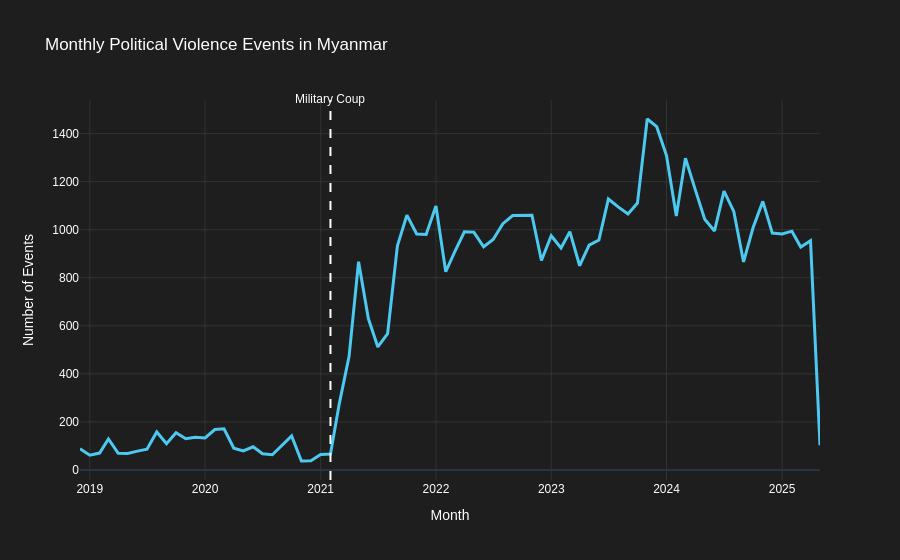

Here is the notebook cell this chart was saved with:
### Markdown cell above
## 1. Change in Event Frequency

Groups the dataset by month to count the number of events and converts the time variable into a usable datetime format.

Plots a line graph to show how event frequency changes over time.

Adds a vertical marker to indicate the February 2021 coup.

Applies a dark theme and formats the axis to show clean yearly intervals.

### Code cell
monthly_events = df.groupby('month').size().reset_index(name='Events')
monthly_events['month'] = pd.to_datetime(monthly_events['month'].astype(str))

fig = px.line(
    monthly_events,
    x='month',
    y='Events',
    title='Monthly Political Violence Events in Myanmar',
    labels={
        'month': 'Month',
        'Events': 'Number of Events'
    }
)

fig.update_traces(
    line=dict(color='#4cc9f0', width=3),
    hovertemplate="<b>%{x|%B %Y}</b><br>Events: %{y}<extra></extra>"
)

fig.update_traces(line=dict(color='#4cc9f0', width=3))

# Coup line
fig.add_shape(
    type="line",
    x0="2021-02-01",
    x1="2021-02-01",
    y0=0,
    y1=1,
    xref="x",
    yref="paper",
    line=dict(color="white", dash="dash", width=2)
)

fig.add_annotation(
    x="2021-02-01",
    y=1,
    xref="x",
    yref="paper",
    text="Military Coup",
    showarrow=False,
    yshift=10,
    font=dict(color="white")
)

# KEY PART — restore clean axis look
fig.update_layout(
    template='plotly_dark',
    plot_bgcolor='#1e1e1e',
    paper_bgcolor='#1e1e1e',
    font=dict(family='Helvetica', color='white'),
    
    xaxis=dict(
        title='Month',
        showgrid=True,
        gridcolor='#333',
        tickformat='%Y',   # ← CLEAN yearly labels
        dtick="M12"        # ← ONE tick per year (fixes clutter)
    ),
    
    yaxis=dict(
        title='Number of Events',
        showgrid=True,
        gridcolor='#333'
    )
)

fig.show()

### Figure 1 — Plotly figure (JSON) as saved in the notebook; plotly's stock layout.template omitted (floating-point values rounded to 4 significant figures)
{"data": [{"hovertemplate": "<b>%{x|%B %Y}</b><br>Events: %{y}<extra></extra>", "legendgroup": "", "line": {"color": "#4cc9f0", "dash": "solid", "width": 3}, "marker": {"symbol": "circle"}, "mode": "lines", "name": "", "orientation": "v", "showlegend": false, "type": "scatter", "x": ["2018-12-01T00:00:00.000000", "2019-01-01T00:00:00.000000", "2019-02-01T00:00:00.000000", "2019-03-01T00:00:00.000000", "2019-04-01T00:00:00.000000", "2019-05-01T00:00:00.000000", "2019-06-01T00:00:00.000000", "2019-07-01T00:00:00.000000", "2019-08-01T00:00:00.000000", "2019-09-01T00:00:00.000000", "2019-10-01T00:00:00.000000", "2019-11-01T00:00:00.000000", "2019-12-01T00:00:00.000000", "2020-01-01T00:00:00.000000", "2020-02-01T00:00:00.000000", "2020-03-01T00:00:00.000000", "2020-04-01T00:00:00.000000", "2020-05-01T00:00:00.000000", "2020-06-01T00:00:00.000000", "2020-07-01T00:00:00.000000", "2020-08-01T00:00:00.000000", "2020-09-01T00:00:00.000000", "2020-10-01T00:00:00.000000", "2020-11-01T00:00:00.000000", "2020-12-01T00:00:00.000000", "2021-01-01T00:00:00.000000", "2021-02-01T00:00:00.000000", "2021-03-01T00:00:00.000000", "2021-04-01T00:00:00.000000", "2021-05-01T00:00:00.000000", "2021-06-01T00:00:00.000000", "2021-07-01T00:00:00.000000", "2021-08-01T00:00:00.000000", "2021-09-01T00:00:00.000000", "2021-10-01T00:00:00.000000", "2021-11-01T00:00:00.000000", "2021-12-01T00:00:00.000000", "2022-01-01T00:00:00.000000", "2022-02-01T00:00:00.000000", "2022-03-01T00:00:00.000000", "2022-04-01T00:00:00.000000", "2022-05-01T00:00:00.000000", "2022-06-01T00:00:00.000000", "2022-07-01T00:00:00.000000", "2022-08-01T00:00:00.000000", "2022-09-01T00:00:00.000000", "2022-10-01T00:00:00.000000", "2022-11-01T00:00:00.000000", "2022-12-01T00:00:00.000000", "2023-01-01T00:00:00.000000", "2023-02-01T00:00:00.000000", "2023-03-01T00:00:00.000000", "2023-04-01T00:00:00.000000", "2023-05-01T00:00:00.000000", "2023-06-01T00:00:00.000000", "2023-07-01T00:00:00.000000", "2023-08-01T00:00:00.000000", "2023-09-01T00:00:00.000000", "2023-10-01T00:00:00.000000", "2023-11-01T00:00:00.000000", "2023-12-01T00:00:00.000000", "2024-01-01T00:00:00.000000", "2024-02-01T00:00:00.000000", "2024-03-01T00:00:00.000000", "2024-04-01T00:00:00.000000", "2024-05-01T00:00:00.000000", "2024-06-01T00:00:00.000000", "2024-07-01T00:00:00.000000", "2024-08-01T00:00:00.000000", "2024-09-01T00:00:00.000000", "2024-10-01T00:00:00.000000", "2024-11-01T00:00:00.000000", "2024-12-01T00:00:00.000000", "2025-01-01T00:00:00.000000", "2025-02-01T00:00:00.000000", "2025-03-01T00:00:00.000000", "2025-04-01T00:00:00.000000", "2025-05-01T00:00:00.000000"], "xaxis": "x", "y": [88, 61, 70, 129, 69, 68, 78, 86, 158, 109, 155, 130, 136, 133, 168, 171, 90, 79, 96, 67, 63, 101, 141, 37, 38, 64, 66, 276, 473, 867, 630, 512, 567, 933, 1061, 982, 980, 1099, 825, 907, 991, 990, 929, 959, 1025, 1059, 1059, 1060, 872, 975, 924, 992, 850, 936, 957, 1128, 1095, 1066, 1111, 1461, 1429, 1309, 1057, 1298, 1167, 1044, 995, 1161, 1076, 866, 1008, 1118, 986, 982, 994, 928, 954, 103], "yaxis": "y"}], "layout": {"annotations": [{"font": {"color": "white"}, "showarrow": false, "text": "Military Coup", "x": "2021-02-01", "xref": "x", "y": 1, "yref": "paper", "yshift": 10}], "font": {"color": "white", "family": "Helvetica"}, "legend": {"tracegroupgap": 0}, "paper_bgcolor": "#1e1e1e", "plot_bgcolor": "#1e1e1e", "shapes": [{"line": {"color": "white", "dash": "dash", "width": 2}, "type": "line", "x0": "2021-02-01", "x1": "2021-02-01", "xref": "x", "y0": 0, "y1": 1, "yref": "paper"}], "title": {"text": "Monthly Political Violence Events in Myanmar"}, "xaxis": {"anchor": "y", "domain": [0, 1], "dtick": "M12", "gridcolor": "#333", "showgrid": true, "tickformat": "%Y", "title": {"text": "Month"}}, "yaxis": {"anchor": "x", "domain": [0, 1], "gridcolor": "#333", "showgrid": true, "title": {"text": "Number of Events"}}}}
